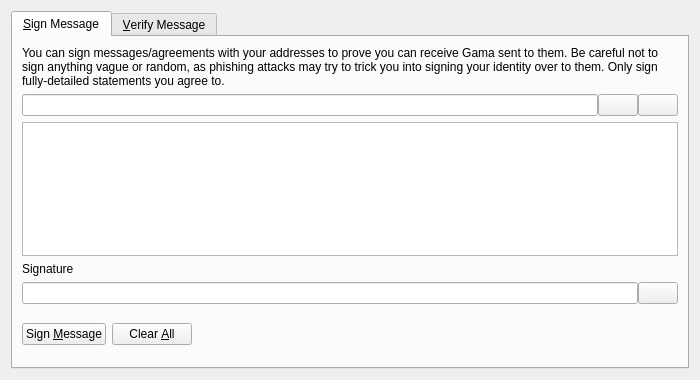
<?xml version="1.0" encoding="UTF-8"?>
<ui version="4.0">
 <class>SignVerifyMessageDialog</class>
 <widget class="QDialog" name="SignVerifyMessageDialog">
  <property name="geometry">
   <rect>
    <x>0</x>
    <y>0</y>
    <width>700</width>
    <height>380</height>
   </rect>
  </property>
  <property name="windowTitle">
   <string>Signatures - Sign / Verify a Message</string>
  </property>
  <property name="modal">
   <bool>true</bool>
  </property>
  <layout class="QVBoxLayout" name="verticalLayout">
   <item>
    <widget class="QTabWidget" name="tabWidget">
     <property name="currentIndex">
      <number>0</number>
     </property>
     <widget class="QWidget" name="tabSignMessage">
      <attribute name="title">
       <string>&amp;Sign Message</string>
      </attribute>
      <layout class="QVBoxLayout" name="verticalLayout_SM">
       <item>
        <widget class="QLabel" name="infoLabel_SM">
         <property name="text">
          <string>You can sign messages/agreements with your addresses to prove you can receive Gama sent to them. Be careful not to sign anything vague or random, as phishing attacks may try to trick you into signing your identity over to them. Only sign fully-detailed statements you agree to.</string>
         </property>
         <property name="textFormat">
          <enum>Qt::PlainText</enum>
         </property>
         <property name="wordWrap">
          <bool>true</bool>
         </property>
        </widget>
       </item>
       <item>
        <layout class="QHBoxLayout" name="horizontalLayout_1_SM">
         <property name="spacing">
          <number>0</number>
         </property>
         <item>
          <widget class="QValidatedLineEdit" name="addressIn_SM">
           <property name="toolTip">
            <string>The Gama address to sign the message with</string>
           </property>
          </widget>
         </item>
         <item>
          <widget class="QPushButton" name="addressBookButton_SM">
           <property name="toolTip">
            <string>Choose previously used address</string>
           </property>
           <property name="text">
            <string/>
           </property>
           <property name="shortcut">
            <string>Alt+A</string>
           </property>
           <property name="autoDefault">
            <bool>false</bool>
           </property>
          </widget>
         </item>
         <item>
          <widget class="QPushButton" name="pasteButton_SM">
           <property name="toolTip">
            <string>Paste address from clipboard</string>
           </property>
           <property name="text">
            <string/>
           </property>
           <property name="shortcut">
            <string>Alt+P</string>
           </property>
           <property name="autoDefault">
            <bool>false</bool>
           </property>
          </widget>
         </item>
        </layout>
       </item>
       <item>
        <widget class="QPlainTextEdit" name="messageIn_SM">
         <property name="toolTip">
          <string>Enter the message you want to sign here</string>
         </property>
        </widget>
       </item>
       <item>
        <widget class="QLabel" name="signatureLabel_SM">
         <property name="text">
          <string>Signature</string>
         </property>
         <property name="textFormat">
          <enum>Qt::PlainText</enum>
         </property>
        </widget>
       </item>
       <item>
        <layout class="QHBoxLayout" name="horizontalLayout_2_SM">
         <property name="spacing">
          <number>0</number>
         </property>
         <item>
          <widget class="QLineEdit" name="signatureOut_SM">
           <property name="font">
            <font>
             <italic>true</italic>
            </font>
           </property>
           <property name="readOnly">
            <bool>true</bool>
           </property>
          </widget>
         </item>
         <item>
          <widget class="QPushButton" name="copySignatureButton_SM">
           <property name="toolTip">
            <string>Copy the current signature to the system clipboard</string>
           </property>
           <property name="text">
            <string/>
           </property>
           <property name="autoDefault">
            <bool>false</bool>
           </property>
          </widget>
         </item>
        </layout>
       </item>
       <item>
        <layout class="QHBoxLayout" name="horizontalLayout_3_SM">
         <item>
          <widget class="QPushButton" name="signMessageButton_SM">
           <property name="toolTip">
            <string>Sign the message to prove you own this Gama address</string>
           </property>
           <property name="text">
            <string>Sign &amp;Message</string>
           </property>
           <property name="autoDefault">
            <bool>false</bool>
           </property>
          </widget>
         </item>
         <item>
          <widget class="QPushButton" name="clearButton_SM">
           <property name="toolTip">
            <string>Reset all sign message fields</string>
           </property>
           <property name="text">
            <string>Clear &amp;All</string>
           </property>
           <property name="autoDefault">
            <bool>false</bool>
           </property>
          </widget>
         </item>
         <item>
          <spacer name="horizontalSpacer_1_SM">
           <property name="orientation">
            <enum>Qt::Horizontal</enum>
           </property>
           <property name="sizeHint" stdset="0">
            <size>
             <width>40</width>
             <height>48</height>
            </size>
           </property>
          </spacer>
         </item>
         <item>
          <widget class="QLabel" name="statusLabel_SM">
           <property name="font">
            <font>
             <weight>75</weight>
             <bold>true</bold>
            </font>
           </property>
           <property name="text">
            <string/>
           </property>
           <property name="wordWrap">
            <bool>true</bool>
           </property>
          </widget>
         </item>
         <item>
          <spacer name="horizontalSpacer_2_SM">
           <property name="orientation">
            <enum>Qt::Horizontal</enum>
           </property>
           <property name="sizeHint" stdset="0">
            <size>
             <width>40</width>
             <height>48</height>
            </size>
           </property>
          </spacer>
         </item>
        </layout>
       </item>
      </layout>
     </widget>
     <widget class="QWidget" name="tabVerifyMessage">
      <attribute name="title">
       <string>&amp;Verify Message</string>
      </attribute>
      <layout class="QVBoxLayout" name="verticalLayout_VM">
       <item>
        <widget class="QLabel" name="infoLabel_VM">
         <property name="text">
          <string>Enter the receiver's address, message (ensure you copy line breaks, spaces, tabs, etc. exactly) and signature below to verify the message. Be careful not to read more into the signature than what is in the signed message itself, to avoid being tricked by a man-in-the-middle attack. Note that this only proves the signing party receives with the address, it cannot prove sendership of any transaction!</string>
         </property>
         <property name="textFormat">
          <enum>Qt::PlainText</enum>
         </property>
         <property name="alignment">
          <set>Qt::AlignLeading|Qt::AlignLeft|Qt::AlignTop</set>
         </property>
         <property name="wordWrap">
          <bool>true</bool>
         </property>
        </widget>
       </item>
       <item>
        <layout class="QHBoxLayout" name="horizontalLayout_1_VM">
         <property name="spacing">
          <number>0</number>
         </property>
         <item>
          <widget class="QValidatedLineEdit" name="addressIn_VM">
           <property name="toolTip">
            <string>The Gama address the message was signed with</string>
           </property>
          </widget>
         </item>
         <item>
          <widget class="QPushButton" name="addressBookButton_VM">
           <property name="toolTip">
            <string>Choose previously used address</string>
           </property>
           <property name="text">
            <string/>
           </property>
           <property name="shortcut">
            <string>Alt+A</string>
           </property>
           <property name="autoDefault">
            <bool>false</bool>
           </property>
          </widget>
         </item>
        </layout>
       </item>
       <item>
        <widget class="QPlainTextEdit" name="messageIn_VM"/>
       </item>
       <item>
        <widget class="QValidatedLineEdit" name="signatureIn_VM"/>
       </item>
       <item>
        <layout class="QHBoxLayout" name="horizontalLayout_2_VM">
         <item>
          <widget class="QPushButton" name="verifyMessageButton_VM">
           <property name="toolTip">
            <string>Verify the message to ensure it was signed with the specified Gama address</string>
           </property>
           <property name="text">
            <string>Verify &amp;Message</string>
           </property>
           <property name="autoDefault">
            <bool>false</bool>
           </property>
          </widget>
         </item>
         <item>
          <widget class="QPushButton" name="clearButton_VM">
           <property name="toolTip">
            <string>Reset all verify message fields</string>
           </property>
           <property name="text">
            <string>Clear &amp;All</string>
           </property>
           <property name="autoDefault">
            <bool>false</bool>
           </property>
          </widget>
         </item>
         <item>
          <spacer name="horizontalSpacer_1_VM">
           <property name="orientation">
            <enum>Qt::Horizontal</enum>
           </property>
           <property name="sizeHint" stdset="0">
            <size>
             <width>40</width>
             <height>48</height>
            </size>
           </property>
          </spacer>
         </item>
         <item>
          <widget class="QLabel" name="statusLabel_VM">
           <property name="font">
            <font>
             <weight>75</weight>
             <bold>true</bold>
            </font>
           </property>
           <property name="text">
            <string/>
           </property>
           <property name="wordWrap">
            <bool>true</bool>
           </property>
          </widget>
         </item>
         <item>
          <spacer name="horizontalSpacer_2_VM">
           <property name="orientation">
            <enum>Qt::Horizontal</enum>
           </property>
           <property name="sizeHint" stdset="0">
            <size>
             <width>40</width>
             <height>48</height>
            </size>
           </property>
          </spacer>
         </item>
        </layout>
       </item>
      </layout>
     </widget>
    </widget>
   </item>
  </layout>
 </widget>
 <customwidgets>
  <customwidget>
   <class>QValidatedLineEdit</class>
   <extends>QLineEdit</extends>
   <header>qvalidatedlineedit.h</header>
  </customwidget>
 </customwidgets>
 <resources>
  <include location="../gama.qrc"/>
 </resources>
 <connections/>
</ui>
